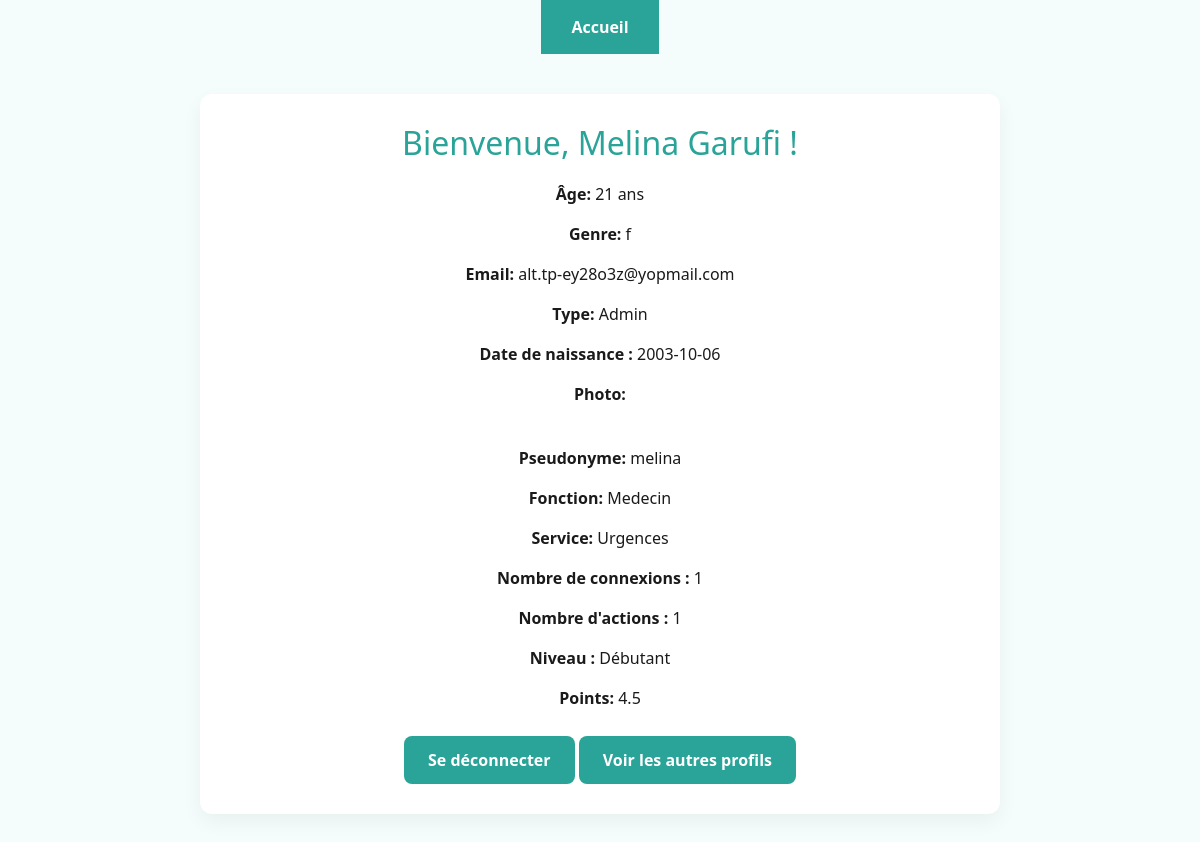
Page /profil/melina on the committed database.
### tables this page shows
CREATE TABLE Informations (
    nom VARCHAR(255),
    prenom VARCHAR(255),
    age INT,
    genre VARCHAR(30),
    email VARCHAR(50),
    dateNaissance DATE,
    type VARCHAR INT,
    password VARCHAR(255),
    photo VARCHAR(255),
    fonction VARCHAR(30),
    service VARCHAR(30),
    niveau INT,
    pseudonyme VARCHAR(50) PRIMARY KEY,
    points FLOAT,
    nbAction INT,
    nbAcces INT,
    FOREIGN KEY (pseudonyme) REFERENCES Connexion(pseudonyme)
);

### app.py (the view)
@app.route('/profil/<pseudonyme>')
def profil(pseudonyme):
    conn = sql.connect("donnees.db")
    cursor = conn.cursor()
    cursor.execute("SELECT * FROM Informations WHERE pseudonyme = ?", (pseudonyme,))
    user = cursor.fetchone()
    conn.close()
    return render_template("profil.html", user=user) if user else ("Utilisateur non trouvé", 404)

### app.py (called while the page is built)
@app.context_processor
def inject_user_type():
    def get_user_type_safe(pseudo):
        result = get_user_type(pseudo)
        return int(result[0]) if result else 0
    return dict(get_user_type=get_user_type_safe)

### models.py (called while the page is built)
def get_user_type(pseudonyme):
    con = sql.connect("donnees.db")
    cur = con.cursor()
    cur.execute("SELECT type FROM Informations WHERE pseudonyme = ? OR email = ?", (pseudonyme, pseudonyme))
    result = cur.fetchone()
    con.close()
    return result

### templates/profil.html (shortened to what this page needs)
<!DOCTYPE html>
<html lang="fr">
<head>
    <link rel="stylesheet" href="https://cdn.jsdelivr.net/npm/bootstrap@5.3.0/dist/css/bootstrap.min.css">
    <link rel="stylesheet" href="{{ url_for('static', filename='dist/css/styles.css') }}">
</head>
<body>
    <div class="navbar">
        <a href="{{ url_for('accueil')}}">Accueil</a>
    </div>
    <div class="container text-center">
        <h2>Bienvenue, {{ user[1] }} {{ user[0] }} !</h2>
        <p><strong>Âge:</strong> {{ user[2] }} ans</p>
        <p><strong>Genre:</strong> {{ user[3] }}</p>
        <p><strong>Email:</strong> {{ user[4] }}</p>
        <p><strong>Type:</strong>
            {% if user[6] == 1 %}
                Simple
            {% elif user[6] == 2 %}
                Complexe
            {% elif user[6] == 3 %}
                Admin
            {% endif %}
        </p>
        <p><strong>Date de naissance :</strong> {{ user[5] }}</p>
        <p><strong>Photo:</strong></p>
        <p><strong>Pseudonyme:</strong> {{ user[12] }}</p>
        <p><strong>Fonction:</strong> {{ user[9] }}</p>
        <p><strong>Service:</strong> {{ user[10] }}</p>
        <p><strong>Nombre de connexions :</strong> {{ user[15] }}</p>
        <p><strong>Nombre d'actions :</strong> {{ user[14] }}</p>
        <p><strong>Niveau :</strong>
            {% if user[11] == 0 %}
                Débutant
            {% elif user[11] == 1 %}
                Intermédiaire
            {% elif user[11] == 2 %}
                Avancé
            {% elif user[11] == 3 %}
                Expert
            {% else %}
                Niveau inconnu
            {% endif %}
        </p>
        <p><strong>Points:</strong> {{ user[13] }}</p>
        <a href="{{ url_for('logout') }}" class="btn btn-danger">Se déconnecter</a>
        <a href="{{ url_for('liste_utilisateurs') }}" class="btn btn-primary">Voir les autres profils</a>
    </div>
</body>
</html>

### rows in the picture
Informations: prenom "Melina", nom "Garufi", age "21", genre "f", email "alt.tp-ey28o3z@yopmail.com", dateNaissance "2003-10-06", pseudonyme "melina", fonction "Medecin", service "Urgences", nbAcces "1", nbAction "1", points "4.5"
